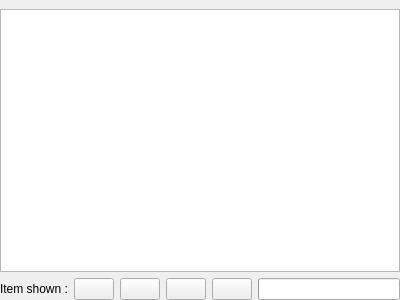
<?xml version="1.0" encoding="UTF-8"?>
<ui version="4.0">
 <class>DownloadsWidget</class>
 <widget class="QWidget" name="DownloadsWidget">
  <property name="geometry">
   <rect>
    <x>0</x>
    <y>0</y>
    <width>400</width>
    <height>300</height>
   </rect>
  </property>
  <property name="windowTitle">
   <string>Downloads</string>
  </property>
  <property name="windowIcon">
   <iconset resource="../ressources.qrc">
    <normaloff>:/icons/ressources/download.png</normaloff>:/icons/ressources/download.png</iconset>
  </property>
  <layout class="QVBoxLayout" name="layMain">
   <property name="spacing">
    <number>6</number>
   </property>
   <property name="leftMargin">
    <number>0</number>
   </property>
   <property name="topMargin">
    <number>9</number>
   </property>
   <property name="rightMargin">
    <number>0</number>
   </property>
   <property name="bottomMargin">
    <number>0</number>
   </property>
   <item>
    <widget class="QTreeView" name="tblDownloads">
     <property name="uniformRowHeights">
      <bool>true</bool>
     </property>
    </widget>
   </item>
   <item>
    <layout class="QHBoxLayout" name="layTools">
     <item>
      <widget class="QLabel" name="lblFilter">
       <property name="text">
        <string>Item shown :</string>
       </property>
      </widget>
     </item>
     <item>
      <widget class="QPushButton" name="butSwitchView">
       <property name="toolTip">
        <string/>
       </property>
       <property name="text">
        <string notr="true"/>
       </property>
       <property name="icon">
        <iconset resource="../ressources.qrc">
         <normaloff>:/icons/ressources/tree_view.png</normaloff>:/icons/ressources/tree_view.png</iconset>
       </property>
      </widget>
     </item>
     <item>
      <widget class="QPushButton" name="butRemoveComplete">
       <property name="toolTip">
        <string>Remove completed files from the queue</string>
       </property>
       <property name="text">
        <string/>
       </property>
       <property name="icon">
        <iconset resource="../ressources.qrc">
         <normaloff>:/icons/ressources/remove_complete_files.png</normaloff>:/icons/ressources/remove_complete_files.png</iconset>
       </property>
      </widget>
     </item>
     <item>
      <widget class="QPushButton" name="butRemoveSelected">
       <property name="toolTip">
        <string>Removed selected downloads from the queue</string>
       </property>
       <property name="text">
        <string/>
       </property>
       <property name="icon">
        <iconset resource="../ressources.qrc">
         <normaloff>:/icons/ressources/delete.png</normaloff>:/icons/ressources/delete.png</iconset>
       </property>
      </widget>
     </item>
     <item>
      <widget class="QPushButton" name="butPause">
       <property name="toolTip">
        <string>Pause or unpause selected downloads</string>
       </property>
       <property name="text">
        <string/>
       </property>
       <property name="icon">
        <iconset resource="../ressources.qrc">
         <normaloff>:/icons/ressources/pause.png</normaloff>:/icons/ressources/pause.png</iconset>
       </property>
      </widget>
     </item>
     <item>
      <widget class="QProgressBar" name="prgGlobalProgress">
       <property name="palette">
        <palette>
         <active>
          <colorrole role="Light">
           <brush brushstyle="SolidPattern">
            <color alpha="255">
             <red>0</red>
             <green>0</green>
             <blue>0</blue>
            </color>
           </brush>
          </colorrole>
          <colorrole role="HighlightedText">
           <brush brushstyle="SolidPattern">
            <color alpha="255">
             <red>0</red>
             <green>0</green>
             <blue>0</blue>
            </color>
           </brush>
          </colorrole>
         </active>
         <inactive>
          <colorrole role="Light">
           <brush brushstyle="SolidPattern">
            <color alpha="255">
             <red>0</red>
             <green>0</green>
             <blue>0</blue>
            </color>
           </brush>
          </colorrole>
          <colorrole role="HighlightedText">
           <brush brushstyle="SolidPattern">
            <color alpha="255">
             <red>0</red>
             <green>0</green>
             <blue>0</blue>
            </color>
           </brush>
          </colorrole>
         </inactive>
         <disabled>
          <colorrole role="Light">
           <brush brushstyle="SolidPattern">
            <color alpha="255">
             <red>0</red>
             <green>0</green>
             <blue>0</blue>
            </color>
           </brush>
          </colorrole>
          <colorrole role="HighlightedText">
           <brush brushstyle="SolidPattern">
            <color alpha="255">
             <red>0</red>
             <green>0</green>
             <blue>0</blue>
            </color>
           </brush>
          </colorrole>
         </disabled>
        </palette>
       </property>
       <property name="maximum">
        <number>10000</number>
       </property>
       <property name="value">
        <number>0</number>
       </property>
       <property name="alignment">
        <set>Qt::AlignCenter</set>
       </property>
       <property name="format">
        <string notr="true"/>
       </property>
      </widget>
     </item>
    </layout>
   </item>
  </layout>
 </widget>
 <resources>
  <include location="../ressources.qrc"/>
 </resources>
 <connections/>
</ui>
